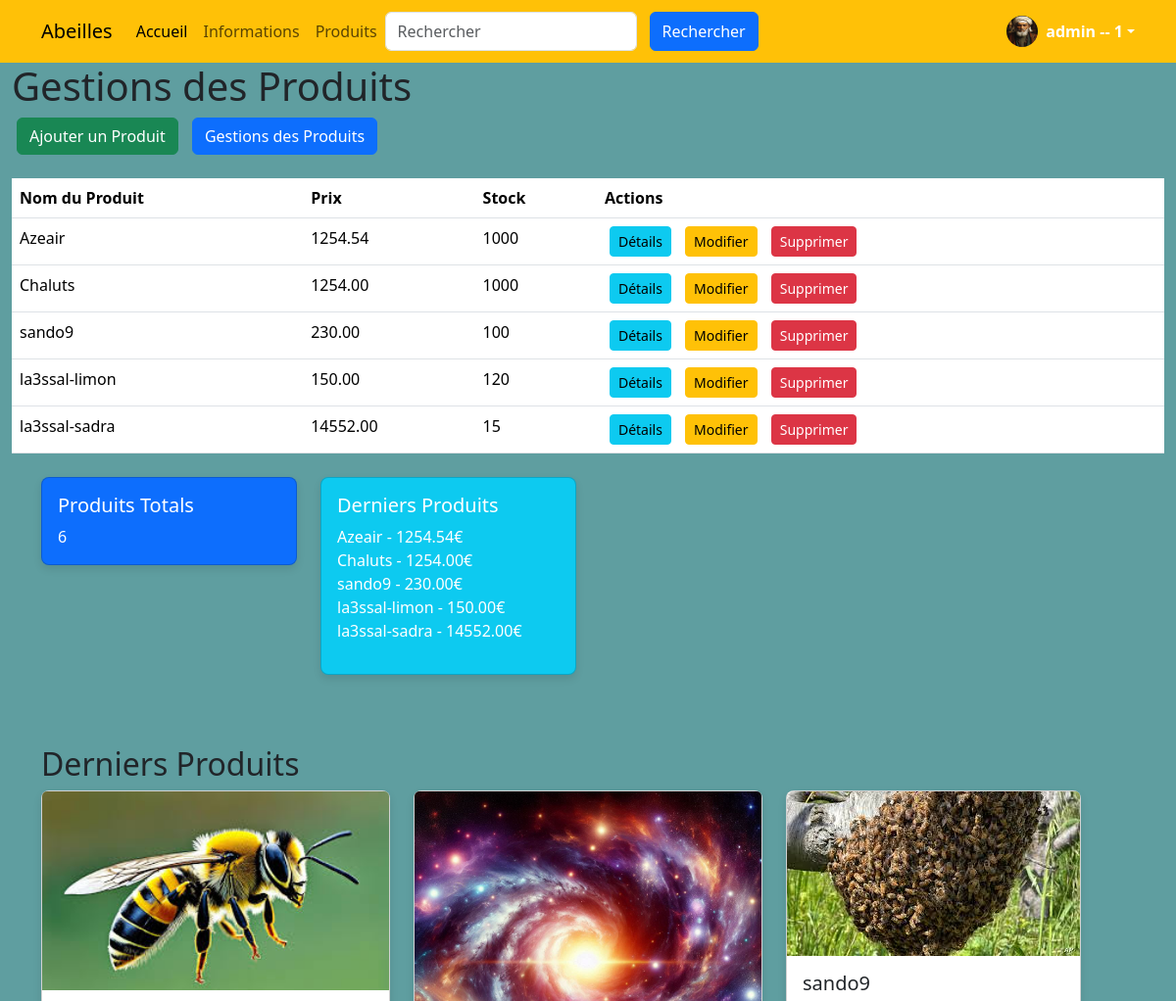
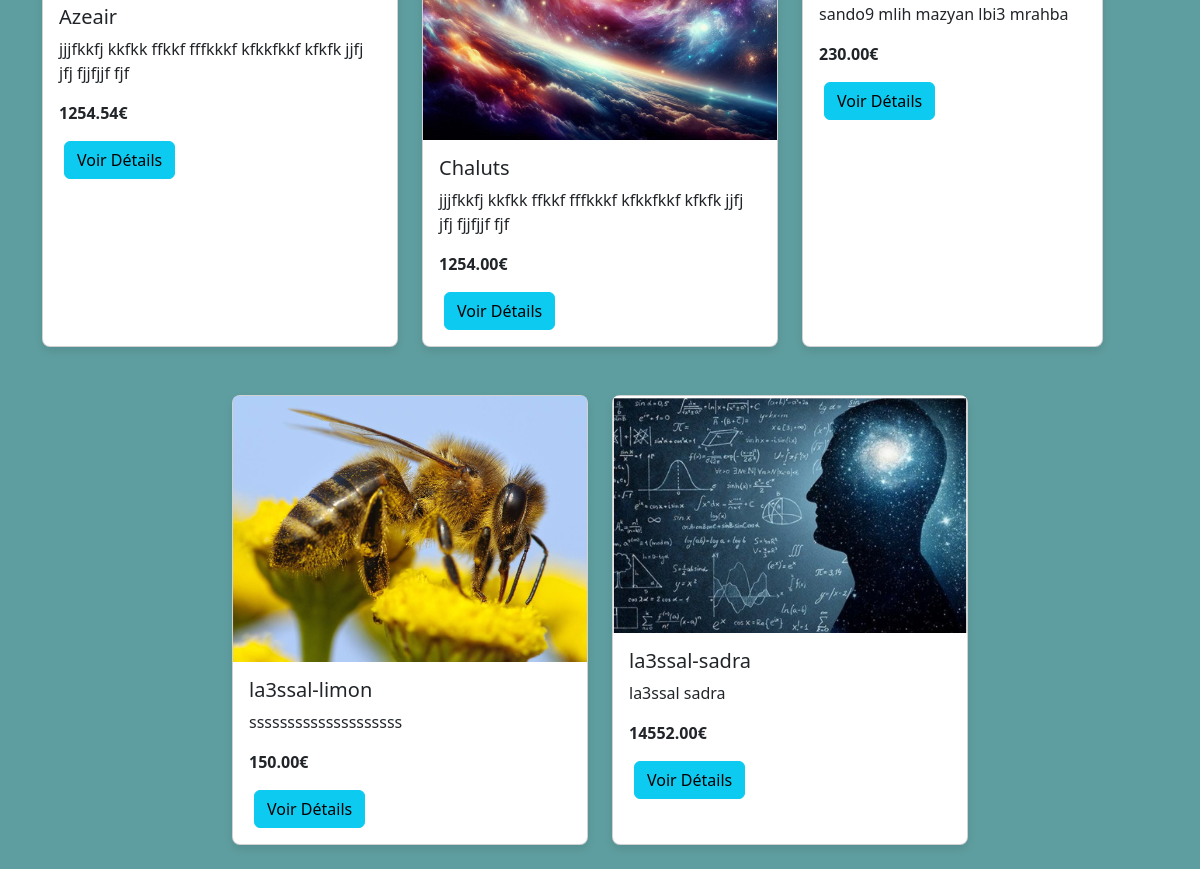
Screenshot of /product/dashboard/ (signed in) with the database file from the repository (2 pictures, top to bottom).
### accounts/models.py (models this page shows, shortened)
class CustomUser(AbstractUser):
    is_teacher = models.BooleanField(default=False)
    is_student = models.BooleanField(default=True)
    groups = models.ManyToManyField(
        'auth.Group',
        related_name='customuser_groups',
        help_text='The groups this user belongs to.',
        verbose_name='groups',
    )
    user_permissions = models.ManyToManyField(
        'auth.Permission',
        related_name='customuser_permissions',
        blank=True,
        help_text='Specific permissions for this user.',
        verbose_name='user permissions',
    )

class Profile(models.Model):
    LEVEL_CHOICES = [
        ('beginner', 'Débutant'),
        ('intermediate', 'Intermédiaire'),
        ('advanced', 'Avancé'),
    ]
    user = models.OneToOneField(settings.AUTH_USER_MODEL, on_delete=models.CASCADE)
    photo = models.ImageField(upload_to='profile_photos/', null=True, blank=True)
    level = models.CharField(max_length=20, choices=LEVEL_CHOICES, default='beginner')
    USER_TYPE_CHOICES = (
        (1, 'admin'),
        (2, 'prof'),
        (3, 'student'),
    )
    user_type = models.PositiveSmallIntegerField(choices=USER_TYPE_CHOICES, default=2)
    bio = models.TextField()
    ville = models.CharField(max_length=255, blank=True, null=True)

### product/models.py (models this page shows, shortened)
class Product(models.Model):
    name = models.CharField(max_length=100)
    price = models.DecimalField(max_digits=10, decimal_places=2)
    stock = models.IntegerField()
    image_url = models.CharField(max_length=2083)
    image = models.ImageField(upload_to='product_image/', blank=True)
    description = models.TextField()
    created_at = models.DateTimeField(auto_now_add=True)
    updated_at = models.DateTimeField(auto_now=True)

### product/views.py (the view)
# urls.py: path('dashboard/', views.dashboard, name='dashboard'),
@login_required
def dashboard(request):
    total_products = Product.objects.count()
    latest_products = Product.objects.all().order_by('-created_at')[:5]
    return render(request, 'products/dashboard.html', {
        'total_products': total_products,
        'latest_products': latest_products,
    })

### templates/products/dashboard.html
{% extends 'base.html' %}
{% block content %}
<h1>Gestions des Produits</h1>
<a href="{% url 'add_product' %}" class="btn btn-success">Ajouter un Produit</a>
<a href="{% url 'dashboard' %}" class="btn btn-primary">Gestions des Produits</a>
<table class="table mt-4">
    <thead>
        <tr>
            <th>Nom du Produit</th>
            <th>Prix</th>
            <th>Stock</th>
            <th>Actions</th>
        </tr>
    </thead>
    <tbody>
        {% for product in latest_products %}
        <tr>
            <td>{{ product.name }}</td>
            <td>{{ product.price }}</td>
            <td>{{ product.stock }}</td>
            <td>
                <a href="{% url 'product_detail' product.id %}" class="btn btn-info btn-sm">Détails</a>
                <a href="{% url 'edit_product' product.id %}" class="btn btn-warning btn-sm">Modifier</a>
                <a href="{% url 'delete_product' product.id %}" class="btn btn-danger btn-sm">Supprimer</a>
            </td>
        </tr>
        {% endfor %}
    </tbody>
</table>
<div class="container mt-4">
    <div class="row">
        <div class="col-lg-3 col-md-6 mb-4">
            <div class="card text-white bg-primary">
                <div class="card-body">
                    <h5 class="card-title">Produits Totals</h5>
                    <p class="card-text">{{ total_products }}</p>
                </div>
            </div>
        </div>
        <div class="col-lg-3 col-md-6 mb-4">
            <div class="card text-white bg-info">
                <div class="card-body">
                    <h5 class="card-title">Derniers Produits</h5>
                    <ul class="list-unstyled">
                        {% for product in latest_products %}
                        <li>{{ product.name }} - {{ product.price }}€</li>
                        {% endfor %}
                    </ul>
                </div>
            </div>
        </div>
    </div>
    <h2 class="mt-5">Derniers Produits</h2>
    <div class="row g-4 justify-content-center">
        {% for product in latest_products %}
        <div class="col-lg-4 col-md-6 mb-4 d-flex align-items-stretch">
            <div class="card">
                <img src="{{ product.image.url }}"  class="card-img-top" alt="{{ product.name }}">
                <div class="card-body">
                    <h5 class="card-title">{{ product.name }}</h5>
                    <p class="card-text">{{ product.description|truncatewords:15 }}</p>
                    <p><strong>{{ product.price }}€</strong></p>
                    <a href="{% url 'product_detail' product.id %}" class="btn btn-info">Voir Détails</a>
                </div>
            </div>
        </div>
        {% endfor %}
    </div>
</div>
{% endblock %}

### templates/parts/navbar.html (shortened to what this page needs)
<nav class="navbar navbar-expand-lg bg-warning">
    <div class="container">
      <a class="navbar-brand" href="{% url 'home' %}">Abeilles</a>
      <div class="collapse navbar-collapse" id="navbarsExample07">
        <ul class="navbar-nav me-auto mb-2 mb-lg-0">
          <li class="nav-item">
            <a class="nav-link active" aria-current="page" href="{% url 'home' %}">Accueil</a>
          </li>
          <li class="nav-item">
            <a class="nav-link" href="{% url 'course_list' %}">Informations</a>
          </li>
          <li class="nav-item">
            <a class="nav-link" href="{% url 'product_list' %}">Produits</a>
          </li>
        <form method="get" action="{% url 'search' %}" class="d-flex ms-auto">
          <input class="form-control me-2" type="search" name="q" placeholder="Rechercher" aria-label="Rechercher">
          <button type="submit" class="btn btn-primary">Rechercher</button>
        </form>
      </div>
      <br>
      <br>
      <div class="dropdown">
        <a class="d-flex align-items-center text-white text-decoration-none dropdown-toggle" data-bs-toggle="dropdown" aria-expanded="false">
          {% if user.is_authenticated %}
            <img src="{{ user.profile.photo.url }}" alt="" width="32" height="32" class="rounded-circle me-2">
            <strong>{{ user.username }} -- {{ user.profile.user_type }}</strong>
          {% endif %}
        </a>
      </div>
    </div>
  </nav>

### templates/base.html (style rules this page uses)
.card { box-shadow: 0 4px 8px rgba(0, 0, 0, 0.1); border-radius: 8px; }
.btn { margin: 0 5px; }
body { display: flex; flex-direction: column; min-height: 100vh; background-color: cadetblue; }

### rows the page displays
CustomUser: profile.photo (picture), username "admin", profile.user_type "1"
Product: name "Azeair", price "1254.54", stock "1000", image (picture), description "jjjfkkfj kkfkk ffkkf fffkkkf kfkkfkkf kfkfk jjfj jfj fjjfjjf fjf"
Product: name "Chaluts", price "1254.00", stock "1000", image (picture), description "jjjfkkfj kkfkk ffkkf fffkkkf kfkkfkkf kfkfk jjfj jfj fjjfjjf fjf"
Product: name "sando9", price "230.00", stock "100", image (picture), description "sando9 mlih mazyan lbi3 mrahba"
Product: name "la3ssal-limon", price "150.00", stock "120", image (picture), description "ssssssssssssssssssss"
Product: name "la3ssal-sadra", price "14552.00", stock "15", image (picture), description "la3ssal sadra"

### other values shown
{{ total_products }} "6"
